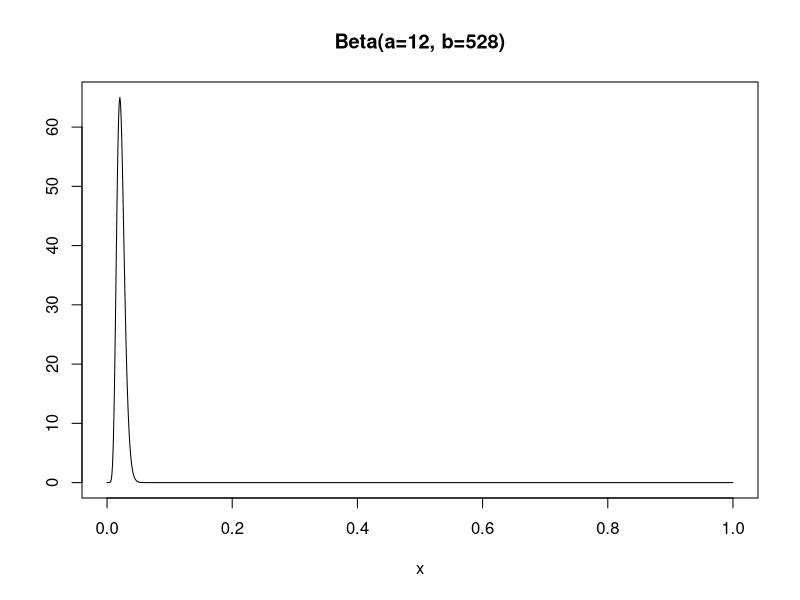

The R source for this figure:
## ---- chunk 1
knitr::opts_chunk$set(echo = TRUE, warning = F)
## ---- chunk 2
# define the function
pl.beta <- function(a,b, asp = if(isLim) 1, ylim = if(isLim) c(0,1.1)) {
  if(isLim <- a == 0 || b == 0 || a == Inf || b == Inf) {
    eps <- 1e-10
    x <- c(0, eps, (1:7)/16, 1/2+c(-eps,0,eps), (9:15)/16, 1-eps, 1)
  } else {
    x <- seq(0, 1, length = 1025)
  }
  Mean_dbeta<-round(a/(a+b), digits=4)
  Variance_dbeta<-round((a*b)/((a+b)^2*(a+b+1)), digits=4)
  Mode_dbeta<-round((a-1)/(a+b-2), digits=4)
  P_50_0_percent_0<-qbeta(0.5, a, b)
  P_50_0_percent<-round(P_50_0_percent_0, digits=4)
  P_2_5_percent_0<-qbeta(0.025, a, b)
  P_2_5_percent<-round(P_2_5_percent_0, digits=4)
  P_97_5_percent_0<-qbeta(0.975, a, b)
  P_97_5_percent<-round(P_97_5_percent_0, digits=4)
  fx <- cbind(dbeta(x, a,b))
  f <- fx; f[fx == Inf] <- 1e100
  matplot(x, f, ylab="", type="l", ylim=ylim, asp=asp,
          main = paste0 (sprintf("Beta(a=%g, b=%g)", a,b)))
  print(paste0 ("Distribution: ", sprintf("Beta(a=%g, b=%g)", a,b)))
  print(paste0 ("Mean=", Mean_dbeta, "; Variance=", Variance_dbeta,"; Median=", P_50_0_percent, "; Mode=", Mode_dbeta))
  print(paste0 ("Perc(2.5%)=", P_2_5_percent, "; Perc(97.5%)=", P_97_5_percent))
}
## ---- chunk 3
# plot density
pl.beta(12,528)
